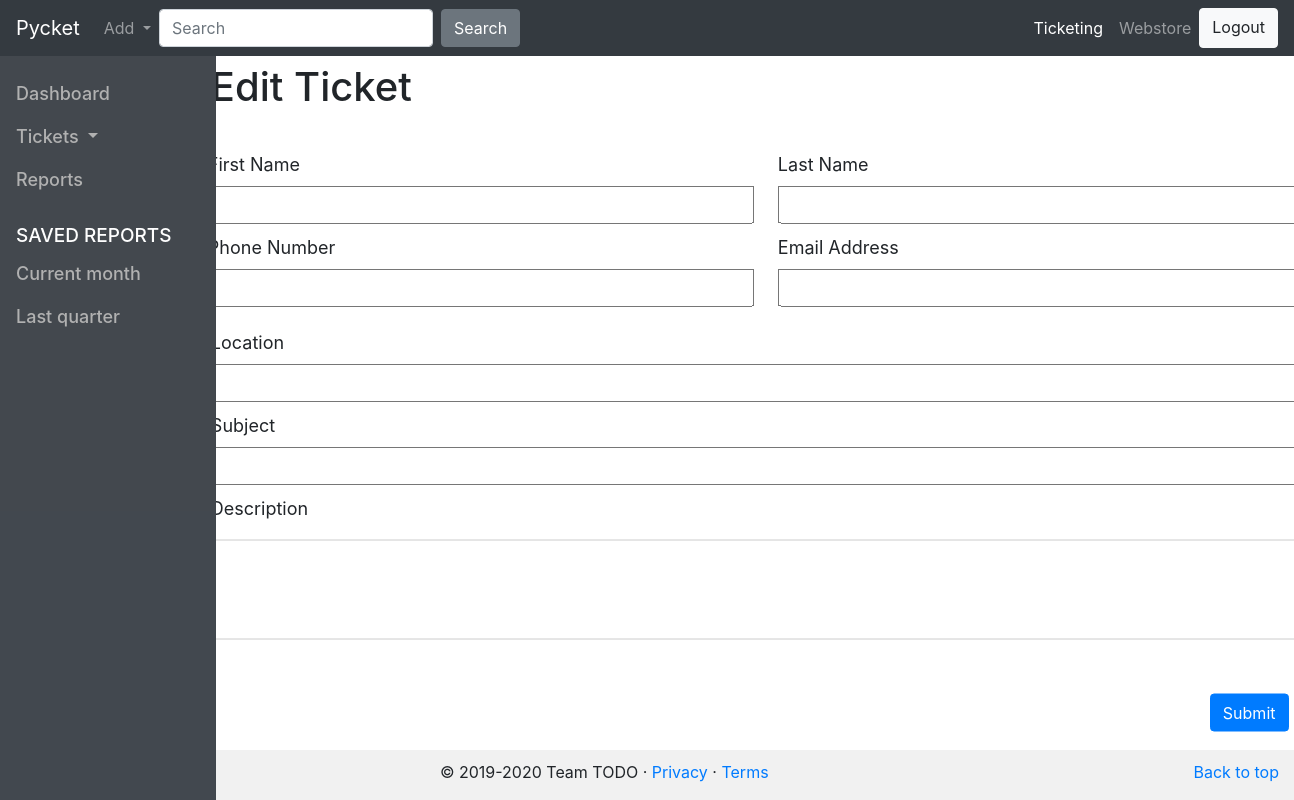
The page /ticket/5/update (signed in) on the database as committed earlier.
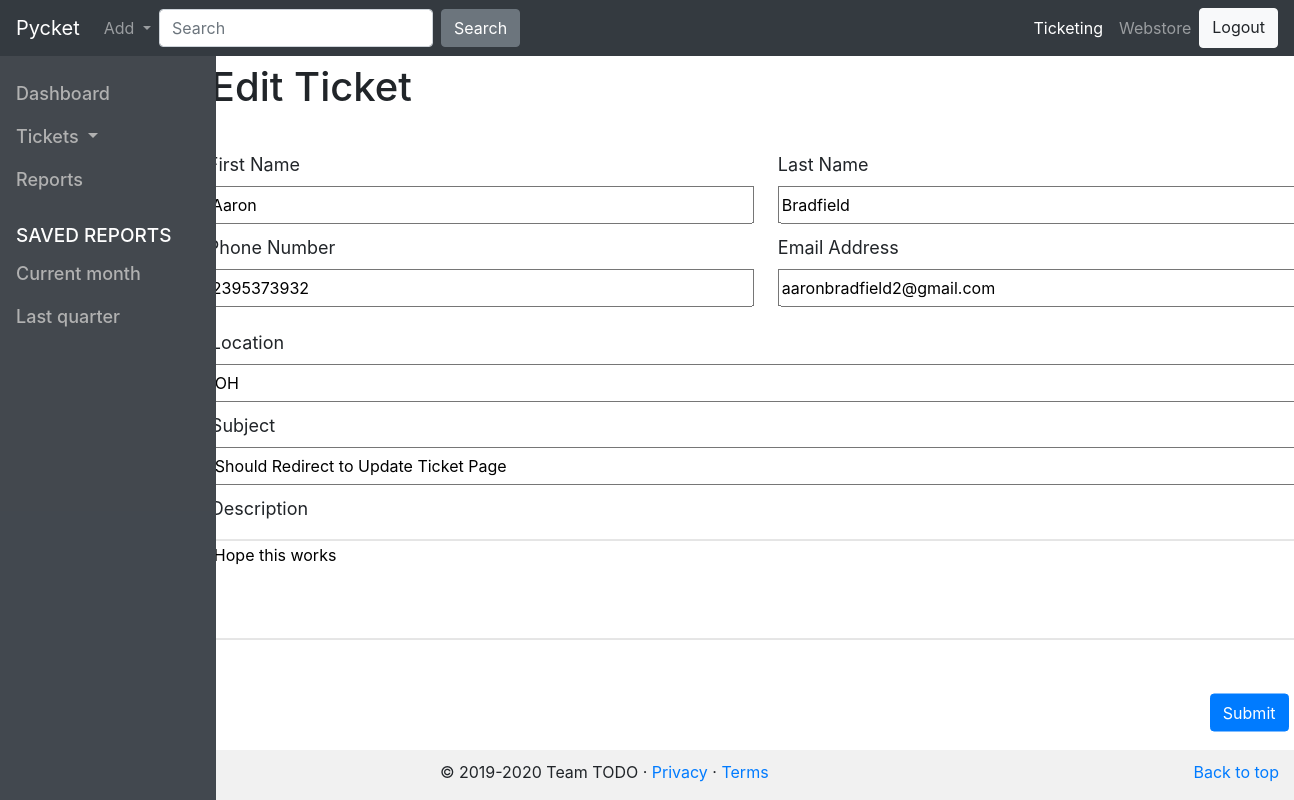
The same page on the database as committed later.
### pycket/models.py (models this page shows, shortened)
class Ticket(db.Model):
    id = db.Column(db.Integer, primary_key=True)
    firstname = db.Column(db.String(64), index=True)
    lastname = db.Column(db.String(64), index=True)
    phone_number = db.Column(db.String(10), index=True)
    email = db.Column(db.String(128), index=True)
    location = db.Column(db.String(200), index=True)
    subject = db.Column(db.String(140), index=True)
    description = db.Column(db.String(1000))
    timestamp = db.Column(db.DateTime, index=True, default=datetime.utcnow)
    status = db.Column(db.String(35), default=ticket_statuses.one.value)
    user_id = db.Column(db.Integer, db.ForeignKey('user.id'))

### pycket/ticket.py (the view)
@bp.route('/ticket/<int:id>/update', methods=('GET', 'POST'))
@login_required
def update(id):
    if current_user.is_authenticated:
        ticket = Ticket.query.filter_by(id=id).first()
        form = EditTicketForm(obj=ticket)
        if form.validate_on_submit():
            form.populate_obj(ticket)
            db.session.commit()
            return redirect(url_for('ticket.index'))
        return render_template('ticket/ticket_edit.html', form=form, ticket=ticket)

### pycket/forms.py
class EditTicketForm(FlaskForm):
    firstname = StringField('First Name', validators=[DataRequired()])
    lastname = StringField('Last Name', validators=[DataRequired()])
    phone_number = StringField('Phone Number', validators=[DataRequired()])
    email = StringField('Email Address', validators=[DataRequired(), Email()])
    location = StringField('Location')
    subject = StringField('Subject', validators=[DataRequired()])
    description = TextAreaField('Description', validators=[DataRequired()])

### pycket/models.py (called while the page is built)
@login.user_loader
def load_user(id):
    return User.query.get(int(id))

### pycket/templates/ticket/ticket_edit.html (shortened to what this page needs)
{% extends 'ticket_base.html'%}
{% block stylesheets %}
<link rel="stylesheet" href="{{ url_for('static', filename='css/app/edit_ticket.css') }}">
{% endblock %}
{% block content %}
<div class="container">
    <form method="post">
    <div id="ticket-info" class="form-row">
      <div class="col-sm">
        <div class="form-group">
          <div id="heading">
            <h1>Edit Ticket</h1>
          </div>
          <div class="row">
            <div class="column">
              <div id="nameFirst">
                {{ form.firstname.label }}<br>
                {{ form.firstname(size=64) }}<br>
              </div>
              <div id="phone">
                {{ form.phone_number.label }}<br>
                {{ form.phone_number(size=10) }}<br>
              </div>
            </div>
            <div class="column">
              <div id="nameLast">
                {{ form.lastname.label }}<br>
                {{ form.lastname(size=64) }}<br>
              </div>
              <div id="email">
                {{ form.email.label }}<br>
                {{ form.email(size=64) }}<br>
              </div>
            </div>
          </div>
          <div id="location">
            {{ form.location.label }}<br>
            {{ form.location(size=64) }}<br>
          </div>
          <div id="subject">
            {{ form.subject.label }}<br>
            {{ form.subject(size=64) }}<br>
          </div>
          <div id="description">
            {{ form.description.label }}<br>
            {{ form.description(size=10000) }}<br>
          </div>
          <br><br>
          <div id="button">
            <button type="submit" class="btn btn-primary">Submit</button>
          </div>
        </div>
      </div>
    </div>
  </form>
</div>
{% endblock %}

Rows that differ between the two databases and show on the page:
added Ticket: firstname "Aaron", phone_number "2395373932", lastname "Bradfield", email "aaronbradfield2@gmail.com", location "OH", subject "Should Redirect to Update Ticket Page", description "Hope this works"
